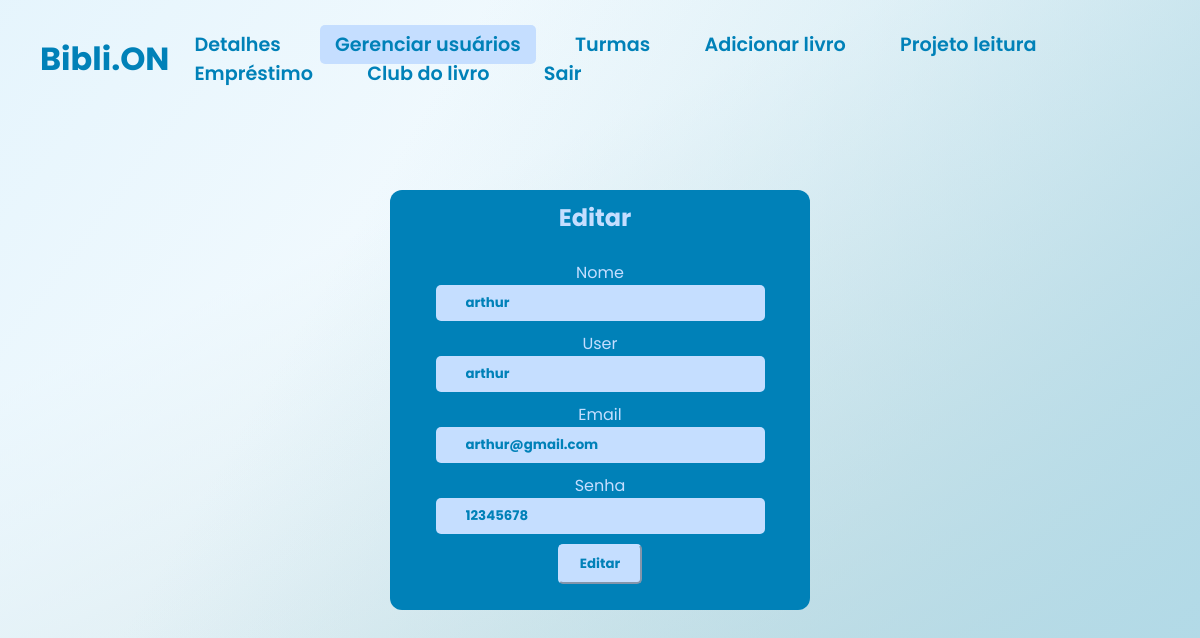
The app's page /biblion/biblion/asmdaoksdokasmdas/adm/edituser.php?id=59 (signed in) with its own data.
### tables this page shows
CREATE TABLE IF NOT EXISTS `pessoas` (
`id` int(11) unsigned NOT NULL,
  `nome` varchar(255) NOT NULL,
  `user` varchar(255) NOT NULL,
  `email` varchar(255) NOT NULL,
  `multa` float NOT NULL DEFAULT '0',
  `senha` varchar(255) NOT NULL
);

### biblion/biblion/asmdaoksdokasmdas/adm/edituser.php (the view, shortened to what this page needs)
<?php
$id = $_GET['id'];
$servername = "localhost";
$username = "root";
$password = "root";
$dbname = "biblioteca";
$conn = new mysqli($servername, $username, $password, $dbname);
    $sql = "SELECT * FROM pessoas WHERE id = '$id'";
    $result = $conn->query($sql);
    if ($result->num_rows > 0) {
        $row = $result->fetch_assoc();
        $nome = $row["nome"];
        $user = $row["user"];
        $email = $row["email"];
        $senha = $row["senha"];
    }
?>
<!DOCTYPE html>
<html>
<head>
    <link rel="stylesheet" type="text/css" href="../css/edit.css">
    <link rel="stylesheet" href="https://stackpath.bootstrapcdn.com/font-awesome/4.7.0/css/font-awesome.min.css">
</head>
<body>
    <header>
        <nav class="navigation">
            <div>
                <h3>Bibli.ON</h3>
            </div>
            <div>
            <a href="menuadm.php">Detalhes</a>
                <a style="background-color: #c5deff;" href="menuadm.php">Gerenciar usuários</a>
                <a href="turmas.php">Turmas</a>
                <a href="addlivro.php">Adicionar livro</a>
                <a href="projetolei.php">Projeto leitura</a>
                <a href="reservas.php">Empréstimo</a>
                <a href="clublivro.php">Club do livro</a>
                <a href="logout.php">Sair</a>
            </div>
        </nav>
    </header>
    <div>
        <center>
        <div class="usuarios">
            <div class="container-edit">
        <h2 style="margin-right: 30px; margin-left: 20px; color: #c5deff">Editar</h2>
        <form method="POST" action="edituser.php?id=<?php echo $id; ?>" enctype="multipart/form-data">
        <br>
        <label for="titulo" style="color: #c5deff">Nome</label><br>
                    <input class="in" type="text" name="nome" style="color: #0081B8" value= "<?php echo $nome; ?>" required><br>
                    <label for="autor" style="color: #c5deff">User</label><br>
                    <input class="in" type="text" name="user" style="color: #0081B8" value="<?php echo $user; ?>" required><br>
                    <label for="quantidade" style="color: #c5deff">Email</label><br>
                    <input class="in" type="text" name="email" style="color: #0081B8" value="<?php echo $email; ?>" required><br>
                    <label for="genero" style="color: #c5deff">Senha</label><br>
                    <input class="in" type="text" name="senha" style="color: #0081B8" value="<?php echo $senha; ?>" required><br>
                    <button class="lin" style="color: #0081B8" type="submit">Editar</button>
    </center>
    </div>
</body>
</html>

### biblion/biblion/asmdaoksdokasmdas/css/edit.css (style rules this page uses)
body { background: linear-gradient(300deg, rgb(177, 218, 232), rgba(255,0,0,0) 70.71%), linear-gradient(127deg, rgba(223, 242, 252, 0.8), rgba(0,255,0,0) 70.71%), linear-gradient(336deg, rgb(180, 208, 212), rgba(0,0,255,0) 70.71%); min-height: 100vh; min-height: 100vh; background-repeat: no-repeat; display: flex; justify-content: center; align-items: center; }
* { margin: 0; padding: 0; box-sizing: border-box; font-family: 'Poppins', sans-serif; }
header { position: absolute; top: 0; left: 0; width: 100%; padding: 30px 40px; z-index: 100; }
.navigation a { text-decoration: none; color: #0081B8; padding: 6px 15px; border-radius: 5px; margin: 0 10px; font-weight: 600; font-size: larger; transition: all 0.5s ease; }
.navigation h3 { font-size: 2em; color: #0081B8; pointer-events: none; }
nav { display: flex; align-items: center; justify-content: space-between; }
.container-edit { background-color: #0081B8; display: flex; flex-direction: column; min-height: 420px; max-height: 420px; min-width: 420px; max-width: 420px; padding-top: 10px; padding-bottom: 10px; padding-left: 15px; padding-right: 15px; border-radius: 12px; }
.in { border: none; background-color: #c5deff; padding: 8px 16px; border-radius: 5px; margin-bottom: 10px; padding-left: 30px; padding-right: 30px; font-weight: bold; }
.lin { color: #0081B8; background-color: #c5deff; border-radius: 5px; border-color: #c5deff; padding: 8px 20px; cursor: pointer; transition: transform 0.5s; margin-left: 10px; margin-right: 10px; font-weight: bold; }

### records on screen
pessoas: nome "arthur", user "arthur", email "arthur@gmail.com", senha "12345678"
